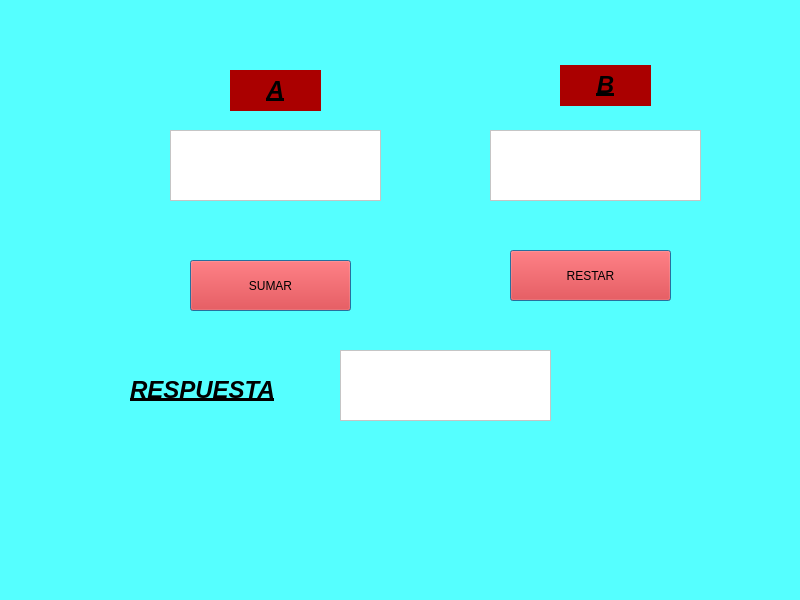
<?xml version="1.0" encoding="UTF-8"?>
<ui version="4.0">
 <class>MainWindow</class>
 <widget class="QMainWindow" name="MainWindow">
  <property name="geometry">
   <rect>
    <x>0</x>
    <y>0</y>
    <width>800</width>
    <height>600</height>
   </rect>
  </property>
  <property name="windowTitle">
   <string>MainWindow</string>
  </property>
  <property name="styleSheet">
   <string notr="true">background-color: rgb(85, 255, 255);</string>
  </property>
  <widget class="QWidget" name="centralwidget">
   <widget class="QTextEdit" name="textEdit_3">
    <property name="geometry">
     <rect>
      <x>340</x>
      <y>350</y>
      <width>211</width>
      <height>71</height>
     </rect>
    </property>
    <property name="styleSheet">
     <string notr="true">background-color: rgb(255, 255, 255);</string>
    </property>
   </widget>
   <widget class="QLabel" name="label_2">
    <property name="geometry">
     <rect>
      <x>560</x>
      <y>65</y>
      <width>91</width>
      <height>41</height>
     </rect>
    </property>
    <property name="styleSheet">
     <string notr="true">background-color: rgb(170, 0, 0);</string>
    </property>
    <property name="text">
     <string>&lt;html&gt;&lt;head/&gt;&lt;body&gt;&lt;p align=&quot;center&quot;&gt;&lt;span style=&quot; font-size:18pt; font-weight:700; font-style:italic; text-decoration: underline;&quot;&gt;B&lt;/span&gt;&lt;/p&gt;&lt;/body&gt;&lt;/html&gt;</string>
    </property>
   </widget>
   <widget class="QLabel" name="Suma">
    <property name="geometry">
     <rect>
      <x>230</x>
      <y>70</y>
      <width>91</width>
      <height>41</height>
     </rect>
    </property>
    <property name="whatsThis">
     <string>&lt;html&gt;&lt;head/&gt;&lt;body&gt;&lt;p&gt;&lt;span style=&quot; font-size:12pt; font-weight:700; text-decoration: underline;&quot;&gt;Suma&lt;/span&gt;&lt;/p&gt;&lt;/body&gt;&lt;/html&gt;</string>
    </property>
    <property name="styleSheet">
     <string notr="true">background-color: rgb(170, 0, 0);</string>
    </property>
    <property name="text">
     <string>&lt;html&gt;&lt;head/&gt;&lt;body&gt;&lt;p align=&quot;center&quot;&gt;&lt;span style=&quot; font-size:18pt; font-weight:700; font-style:italic; text-decoration: underline;&quot;&gt;A&lt;/span&gt;&lt;/p&gt;&lt;/body&gt;&lt;/html&gt;</string>
    </property>
   </widget>
   <widget class="QLabel" name="Suma_2">
    <property name="geometry">
     <rect>
      <x>130</x>
      <y>370</y>
      <width>161</width>
      <height>41</height>
     </rect>
    </property>
    <property name="text">
     <string>&lt;html&gt;&lt;head/&gt;&lt;body&gt;&lt;p&gt;&lt;span style=&quot; font-size:18pt; font-weight:700; font-style:italic; text-decoration: underline;&quot;&gt;RESPUESTA&lt;/span&gt;&lt;/p&gt;&lt;/body&gt;&lt;/html&gt;</string>
    </property>
   </widget>
   <widget class="QTextEdit" name="textEdit">
    <property name="geometry">
     <rect>
      <x>170</x>
      <y>130</y>
      <width>211</width>
      <height>71</height>
     </rect>
    </property>
    <property name="styleSheet">
     <string notr="true">background-color: rgb(255, 255, 255);</string>
    </property>
   </widget>
   <widget class="QTextEdit" name="textEdit_2">
    <property name="geometry">
     <rect>
      <x>490</x>
      <y>130</y>
      <width>211</width>
      <height>71</height>
     </rect>
    </property>
    <property name="styleSheet">
     <string notr="true">background-color: rgb(255, 255, 255);
alternate-background-color: rgb(0, 0, 255);
border-top-color: rgb(0, 0, 255);
gridline-color: rgb(0, 0, 127);
border-color: rgb(0, 0, 127);</string>
    </property>
   </widget>
   <widget class="QPushButton" name="btn_button_2">
    <property name="geometry">
     <rect>
      <x>510</x>
      <y>250</y>
      <width>161</width>
      <height>51</height>
     </rect>
    </property>
    <property name="styleSheet">
     <string notr="true">background-color: rgb(85, 0, 255);
background-color: rgb(255, 0, 0);</string>
    </property>
    <property name="text">
     <string>RESTAR</string>
    </property>
    <property name="default">
     <bool>true</bool>
    </property>
   </widget>
   <widget class="QPushButton" name="btn_button">
    <property name="geometry">
     <rect>
      <x>190</x>
      <y>260</y>
      <width>161</width>
      <height>51</height>
     </rect>
    </property>
    <property name="styleSheet">
     <string notr="true">background-color: rgb(85, 0, 255);
background-color: rgb(255, 0, 0);</string>
    </property>
    <property name="text">
     <string>SUMAR</string>
    </property>
    <property name="default">
     <bool>true</bool>
    </property>
   </widget>
  </widget>
  <widget class="QMenuBar" name="menubar">
   <property name="geometry">
    <rect>
     <x>0</x>
     <y>0</y>
     <width>800</width>
     <height>22</height>
    </rect>
   </property>
  </widget>
  <widget class="QStatusBar" name="statusbar"/>
 </widget>
 <resources/>
 <connections/>
</ui>
